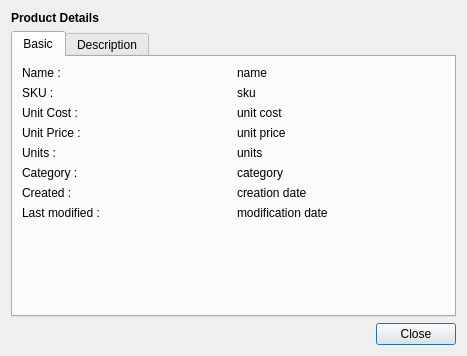
<?xml version="1.0" encoding="UTF-8"?>
<ui version="4.0">
 <class>ProductDetails</class>
 <widget class="QDialog" name="ProductDetails">
  <property name="geometry">
   <rect>
    <x>0</x>
    <y>0</y>
    <width>467</width>
    <height>356</height>
   </rect>
  </property>
  <property name="windowTitle">
   <string>Dialog</string>
  </property>
  <layout class="QVBoxLayout" name="verticalLayout">
   <item>
    <widget class="QLabel" name="label_2">
     <property name="text">
      <string>&lt;h4&gt;Product Details&lt;/h4&gt;</string>
     </property>
    </widget>
   </item>
   <item>
    <widget class="QTabWidget" name="details_tbw">
     <property name="currentIndex">
      <number>0</number>
     </property>
     <widget class="QWidget" name="basic_info_tab">
      <attribute name="title">
       <string>Basic</string>
      </attribute>
      <layout class="QGridLayout" name="gridLayout">
       <item row="7" column="0">
        <widget class="QLabel" name="label_13">
         <property name="text">
          <string>Last modified :</string>
         </property>
        </widget>
       </item>
       <item row="5" column="1">
        <widget class="QLabel" name="category_lb">
         <property name="text">
          <string>category</string>
         </property>
        </widget>
       </item>
       <item row="0" column="1">
        <widget class="QLabel" name="name_lb">
         <property name="text">
          <string>name</string>
         </property>
        </widget>
       </item>
       <item row="3" column="0">
        <widget class="QLabel" name="label_7">
         <property name="text">
          <string>Unit Price :</string>
         </property>
        </widget>
       </item>
       <item row="3" column="1">
        <widget class="QLabel" name="unit_price_lb">
         <property name="text">
          <string>unit price</string>
         </property>
        </widget>
       </item>
       <item row="2" column="0">
        <widget class="QLabel" name="label_5">
         <property name="text">
          <string>Unit Cost :</string>
         </property>
        </widget>
       </item>
       <item row="0" column="0">
        <widget class="QLabel" name="label">
         <property name="text">
          <string>Name :</string>
         </property>
        </widget>
       </item>
       <item row="6" column="1">
        <widget class="QLabel" name="created_at_lb">
         <property name="text">
          <string>creation date</string>
         </property>
        </widget>
       </item>
       <item row="4" column="0">
        <widget class="QLabel" name="label_15">
         <property name="text">
          <string>Units :</string>
         </property>
        </widget>
       </item>
       <item row="6" column="0">
        <widget class="QLabel" name="label_11">
         <property name="text">
          <string>Created :</string>
         </property>
        </widget>
       </item>
       <item row="1" column="1">
        <widget class="QLabel" name="sku_lb">
         <property name="text">
          <string>sku</string>
         </property>
        </widget>
       </item>
       <item row="1" column="0">
        <widget class="QLabel" name="label_3">
         <property name="text">
          <string>SKU :</string>
         </property>
        </widget>
       </item>
       <item row="4" column="1">
        <widget class="QLabel" name="units_lb">
         <property name="text">
          <string>units</string>
         </property>
        </widget>
       </item>
       <item row="7" column="1">
        <widget class="QLabel" name="modified_at_lb">
         <property name="text">
          <string>modification date</string>
         </property>
        </widget>
       </item>
       <item row="2" column="1">
        <widget class="QLabel" name="unit_cost_lb">
         <property name="text">
          <string>unit cost</string>
         </property>
        </widget>
       </item>
       <item row="5" column="0">
        <widget class="QLabel" name="label_17">
         <property name="text">
          <string>Category :</string>
         </property>
        </widget>
       </item>
       <item row="8" column="0" colspan="2">
        <spacer name="verticalSpacer">
         <property name="orientation">
          <enum>Qt::Vertical</enum>
         </property>
         <property name="sizeHint" stdset="0">
          <size>
           <width>20</width>
           <height>40</height>
          </size>
         </property>
        </spacer>
       </item>
      </layout>
     </widget>
     <widget class="QWidget" name="description_tab">
      <attribute name="title">
       <string>Description</string>
      </attribute>
      <layout class="QVBoxLayout" name="verticalLayout_2">
       <item>
        <widget class="QTextEdit" name="description_te">
         <property name="readOnly">
          <bool>true</bool>
         </property>
         <property name="html">
          <string>&lt;!DOCTYPE HTML PUBLIC &quot;-//W3C//DTD HTML 4.0//EN&quot; &quot;http://www.w3.org/TR/REC-html40/strict.dtd&quot;&gt;
&lt;html&gt;&lt;head&gt;&lt;meta name=&quot;qrichtext&quot; content=&quot;1&quot; /&gt;&lt;style type=&quot;text/css&quot;&gt;
p, li { white-space: pre-wrap; }
&lt;/style&gt;&lt;/head&gt;&lt;body style=&quot; font-family:'Cantarell'; font-size:11pt; font-weight:400; font-style:normal;&quot;&gt;
&lt;p style=&quot; margin-top:0px; margin-bottom:0px; margin-left:0px; margin-right:0px; -qt-block-indent:0; text-indent:0px;&quot;&gt;No description.&lt;/p&gt;&lt;/body&gt;&lt;/html&gt;</string>
         </property>
        </widget>
       </item>
      </layout>
     </widget>
    </widget>
   </item>
   <item>
    <widget class="QDialogButtonBox" name="buttonBox">
     <property name="standardButtons">
      <set>QDialogButtonBox::Close</set>
     </property>
    </widget>
   </item>
  </layout>
 </widget>
 <resources/>
 <connections>
  <connection>
   <sender>buttonBox</sender>
   <signal>accepted()</signal>
   <receiver>ProductDetails</receiver>
   <slot>accept()</slot>
   <hints>
    <hint type="sourcelabel">
     <x>392</x>
     <y>289</y>
    </hint>
    <hint type="destinationlabel">
     <x>377</x>
     <y>364</y>
    </hint>
   </hints>
  </connection>
  <connection>
   <sender>buttonBox</sender>
   <signal>rejected()</signal>
   <receiver>ProductDetails</receiver>
   <slot>reject()</slot>
   <hints>
    <hint type="sourcelabel">
     <x>347</x>
     <y>280</y>
    </hint>
    <hint type="destinationlabel">
     <x>416</x>
     <y>333</y>
    </hint>
   </hints>
  </connection>
 </connections>
</ui>
